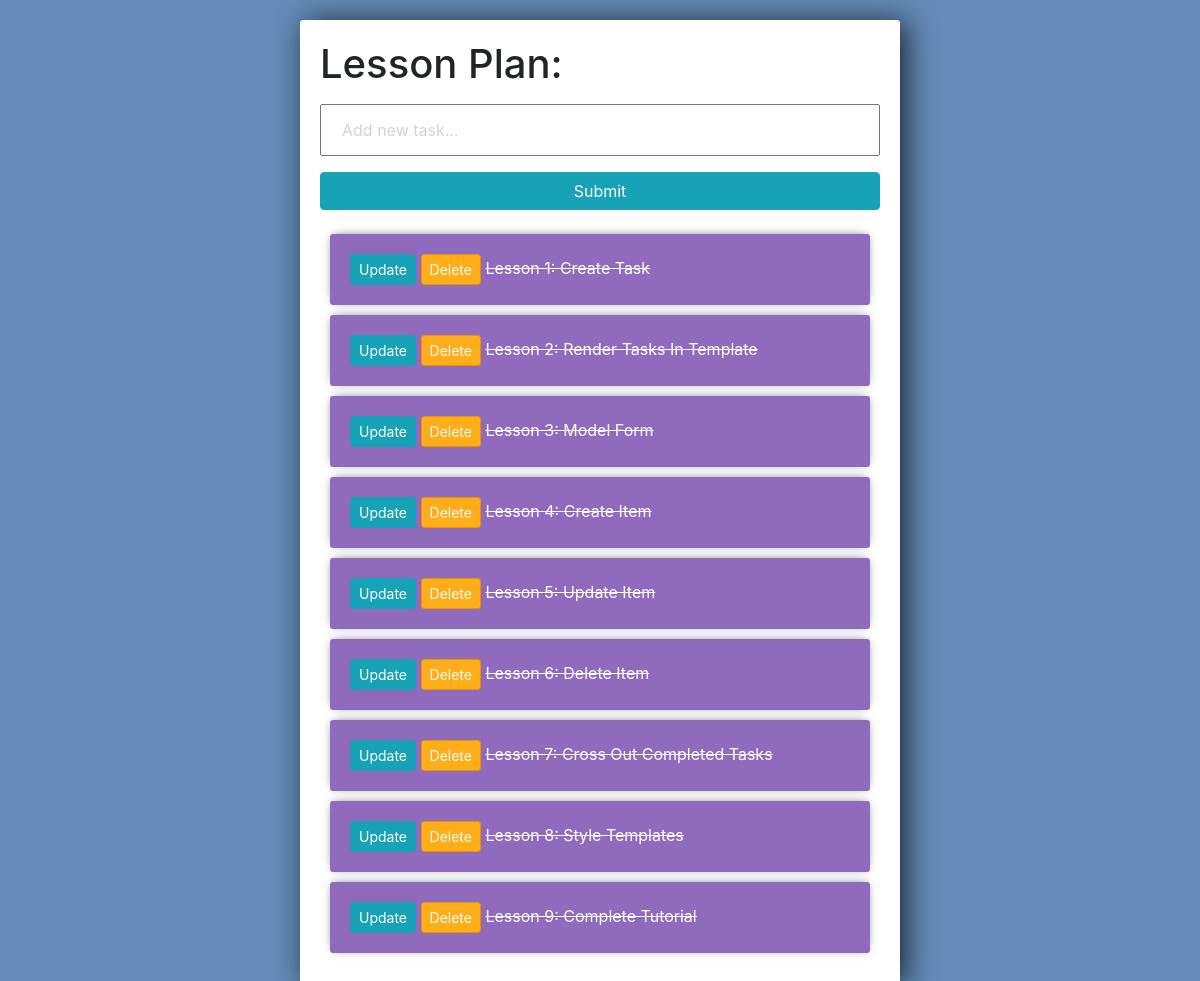
The page / on the database its author committed.
### tutorial/models.py (models this page shows)
class Lesson(models.Model):
    title = models.CharField(max_length=200)
    complete = models.BooleanField(default=False)
    created = models.DateTimeField(auto_now_add=True)
    def __str__(self):
        return self.title

### tutorial/views.py (the view)
# urls.py: path('', views.index, name='list'),
def index(request):
    lessons = Lesson.objects.all()
    form = LessonForm()
    if request.method == 'POST':
        form = LessonForm(request.POST)
        if form.is_valid():
            form.save()
        return redirect('/')
    context = {'lessons': lessons, 'form': form}
    return render(request, 'tutorial/list.html', context)

### tutorial/forms.py
class LessonForm(forms.ModelForm):
    title = forms.CharField(widget=forms.TextInput(attrs={'placeholder': 'Add new task...'}))
    class Meta:
        model = Lesson
        fields = '__all__'

### tutorial/templates/tutorial/list.html (shortened to what this page needs)
<link rel="stylesheet" href="https://stackpath.bootstrapcdn.com/bootstrap/4.3.1/css/bootstrap.min.css">
<div class="center-column">
    <h1>Lesson Plan:</h1>
    <form method="POST" action="/">
        {{ form.title }}
        <input class="btn btn-info" type="submit" name="Create Lesson">
    </form>
    <div>
        {% for lesson in lessons %}
        <div class="item-row">
            <a class="btn btn-sm btn-info" href="{% url 'update_lesson' lesson.id %}">Update</a>
            <a class="btn btn-sm btn-danger" href="{% url 'delete' lesson.id %}">Delete</a>
            {% if lesson.complete == True %}
                <strike>{{ lesson }}</strike>
            {% else %}
                <span>{{ lesson }}</span>
            {% endif %}
        </div>
        {% endfor %}
    </div>
</div>

### tutorial/templates/tutorial/list.html (style rules this page uses)
input { width: 100%; padding: 12px 20px; margin: 8px 0; box-sizing: border-box; }
input::placeholder { color: #d3d3d3; }
.center-column { width:600px; margin: 20px auto; padding:20px; background-color: #fff; border-radius: 3px; box-shadow: 6px 2px 30px 0px rgba(0,0,0,0.75); }
.item-row { background-color: #906abd; margin: 10px; padding: 20px; border-radius: 3px; color: #fff; font-size: 16px; box-shadow: 0px -1px 10px -4px rgba(0,0,0,0.75); }
.btn-danger { background-color: #ffae19; border-color: #e59400; }

### rows shown on the page
Lesson: title "Lesson 1: Create Task"
Lesson: title "Lesson 2: Render Tasks In Template"
Lesson: title "Lesson 3: Model Form"
Lesson: title "Lesson 4: Create Item"
Lesson: title "Lesson 5: Update Item"
Lesson: title "Lesson 6: Delete Item"
Lesson: title "Lesson 7: Cross Out Completed Tasks"
Lesson: title "Lesson 8: Style Templates"
Lesson: title "Lesson 9: Complete Tutorial"
